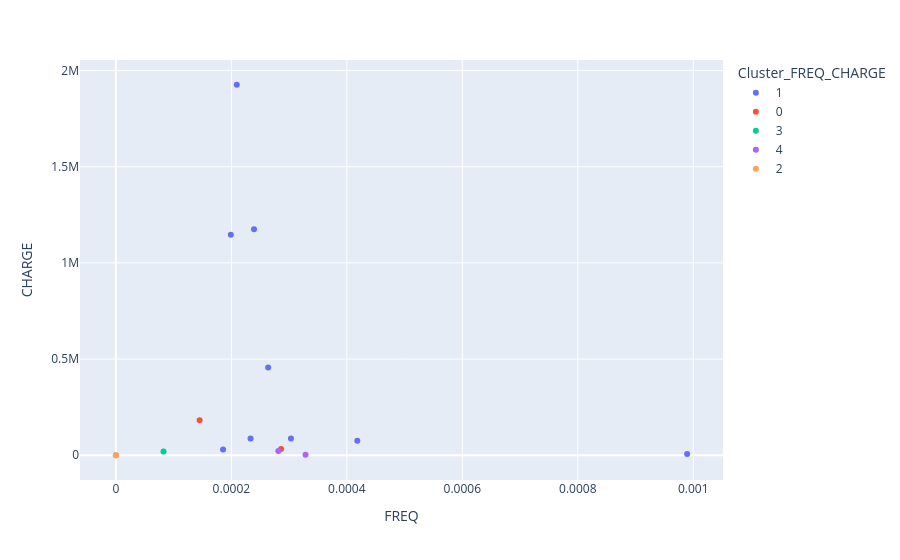

Notebook cell for this chart:
### Code cell
# Visualisation
data["Cluster_FREQ_CHARGE"] = labels
data["Cluster_FREQ_CHARGE"] = data["Cluster_FREQ_CHARGE"].astype(str)

fig = px.scatter(data, x="FREQ", y="CHARGE", color="Cluster_FREQ_CHARGE")
fig.show()

### Figure 1 — Plotly figure (JSON) as saved in the notebook; plotly's stock layout.template omitted (floating-point values rounded to 4 significant figures)
{"data": [{"hovertemplate": "Cluster_FREQ_CHARGE=1<br>FREQ=%{x}<br>CHARGE=%{y}<extra></extra>", "legendgroup": "1", "marker": {"color": "#636efa", "symbol": "circle"}, "mode": "markers", "name": "1", "orientation": "v", "showlegend": true, "type": "scatter", "x": [0.0002392, 0.0001991, 0.0002093, 0.0002637, 0.0001856, 0.0003032, 0.0004181, 0.0002332, 0.0009893], "xaxis": "x", "y": [1175000.0, 1147000.0, 1926000.0, 455800.0, 29820.0, 86480.0, 75580.0, 87410.0, 6353.0], "yaxis": "y"}, {"hovertemplate": "Cluster_FREQ_CHARGE=0<br>FREQ=%{x}<br>CHARGE=%{y}<extra></extra>", "legendgroup": "0", "marker": {"color": "#EF553B", "symbol": "circle"}, "mode": "markers", "name": "0", "orientation": "v", "showlegend": true, "type": "scatter", "x": [0.0001451, 0.0002861], "xaxis": "x", "y": [181700.0, 32690.0], "yaxis": "y"}, {"hovertemplate": "Cluster_FREQ_CHARGE=3<br>FREQ=%{x}<br>CHARGE=%{y}<extra></extra>", "legendgroup": "3", "marker": {"color": "#00cc96", "symbol": "circle"}, "mode": "markers", "name": "3", "orientation": "v", "showlegend": true, "type": "scatter", "x": [8.244e-05], "xaxis": "x", "y": [19420.0], "yaxis": "y"}, {"hovertemplate": "Cluster_FREQ_CHARGE=4<br>FREQ=%{x}<br>CHARGE=%{y}<extra></extra>", "legendgroup": "4", "marker": {"color": "#ab63fa", "symbol": "circle"}, "mode": "markers", "name": "4", "orientation": "v", "showlegend": true, "type": "scatter", "x": [0.0002814, 0.0003285], "xaxis": "x", "y": [22680.0, 3053.0], "yaxis": "y"}, {"hovertemplate": "Cluster_FREQ_CHARGE=2<br>FREQ=%{x}<br>CHARGE=%{y}<extra></extra>", "legendgroup": "2", "marker": {"color": "#FFA15A", "symbol": "circle"}, "mode": "markers", "name": "2", "orientation": "v", "showlegend": true, "type": "scatter", "x": [0.0, 0.0, 0.0], "xaxis": "x", "y": [0.0, 0.0, 0.0], "yaxis": "y"}], "layout": {"legend": {"title": {"text": "Cluster_FREQ_CHARGE"}, "tracegroupgap": 0}, "margin": {"t": 60}, "xaxis": {"anchor": "y", "domain": [0, 1], "title": {"text": "FREQ"}}, "yaxis": {"anchor": "x", "domain": [0, 1], "title": {"text": "CHARGE"}}}}
